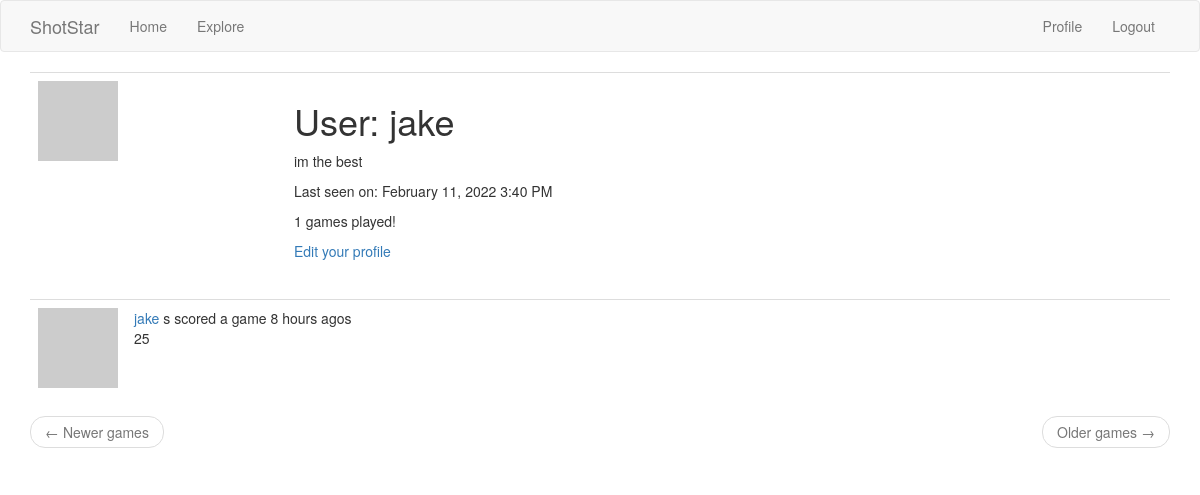
The page /user/jake (signed in) on the database its author committed.
### app/models.py (models this page shows, shortened)
class User(db.Model, UserMixin):
    id = db.Column(db.Integer, primary_key=True)
    username = db.Column(db.String(64), index=True, unique=True)
    email = db.Column(db.String(120), index=True, unique=True)
    password_hash = db.Column(db.String(128))
    games_played = db.relationship('Game', backref='owner', lazy='dynamic')
    about_me = db.Column(db.String(140))
    last_seen = db.Column(db.DateTime, default=datetime.utcnow)
    def avatar(self, size):
        digest = md5(self.email.lower().encode('utf-8')).hexdigest()
        return 'https://www.gravatar.com/avatar/{}?d=identicon&s={}'.format(
            digest, size)

class Game(db.Model):
    id = db.Column(db.Integer, primary_key=True)
    score = db.Column(db.Integer)
    date_played = db.Column(db.Date, index=True)
    timestamp = db.Column(db.DateTime, index=True, default=datetime.utcnow)
    user_id = db.Column(db.Integer, db.ForeignKey('user.id'))

### app/main/routes.py (the view)
@bp.route('/user/<username>')
@login_required
def user(username):
    user = User.query.filter_by(username=username).first_or_404()
    page = request.args.get('page', 1, type=int)
    games = user.games_played.order_by(Game.timestamp.desc()).paginate(page, current_app.config['GAMES_PER_PAGE'],
                                                                         False)
    next_url = url_for('main.user', username=user.username, game=games.next_num) if games.has_next else None
    prev_url = url_for('main.user', username=user.username, game=games.prev_num) if games.has_prev else None
    form = EmptyForm()
    return render_template('user.html', user=user, games=games.items, next_url=next_url, prev_url=prev_url, form=form)

### app/main/routes.py (called while the page is built)
@bp.before_app_request
def before_request():
    if current_user.is_authenticated:
        current_user.last_seen = datetime.utcnow()
        db.session.commit()

### app/models.py (called while the page is built)
@login.user_loader
def load_user(id):
    return User.query.get(int(id))

### app/templates/user.html
{% extends "base.html" %}
{% block app_content %}
    <table class="table table-hover">
        <tr>
            <td width="256px"><img src="{{ user.avatar(256) }}"></td>
            <td>
                <h1>User: {{ user.username }}</h1>
                {% if user.about_me %}<p>{{ user.about_me }}</p>{% endif %}
                {% if user.last_seen %}<p>Last seen on: {{ moment(user.last_seen).format('LLL') }}</p>{% endif %}
                <p>{{ user.games_played.count() }} games played!</p>
                {% if user == current_user %}
                <p><a href="{{ url_for('main.edit_profile') }}">Edit your profile</a></p>
                {% endif %}
            </td>
        </tr>
    </table>
    {% for game in games %}
        {% include '_game.html' %}
    {% endfor %}
    <nav aria-label="...">
        <ul class="pager">
            <li class="previous{% if not prev_url %} disabled{% endif %}">
                <a href="{{ prev_url or '#' }}">
                    <span aria-hidden="true">&larr;</span> Newer games
                </a>
            </li>
            <li class="next{% if not next_url %} disabled{% endif %}">
                <a href="{{ next_url or '#' }}">
                    Older games <span aria-hidden="true">&rarr;</span>
                </a>
            </li>
        </ul>
    </nav>
{% endblock %}

### app/templates/base.html (shortened to what this page needs)
{% extends 'bootstrap/base.html' %}
{% block navbar %}
    <nav class="navbar navbar-default">
        <div class="container">
            <div class="navbar-header">
                <a class="navbar-brand" href="{{ url_for('main.index') }}">ShotStar</a>
            </div>
            <div class="collapse navbar-collapse" id="bs-example-navbar-collapse-1">
                <ul class="nav navbar-nav">
                    <li><a href="{{ url_for('main.index') }}">{{ 'Home' }}</a></li>
                    <li><a href="{{ url_for('main.explore') }}">{{ 'Explore' }}</a></li>
                </ul>
                <ul class="nav navbar-nav navbar-right">
                    {% if current_user.is_anonymous %}
                    <li><a href="{{ url_for('auth.login') }}">{{ 'Login' }}</a></li>
                    {% else %}
                    <li><a href="{{ url_for('main.user', username=current_user.username) }}">{{ 'Profile' }}</a></li>
                    <li><a href="{{ url_for('auth.logout') }}">{{ 'Logout' }}</a></li>
                    {% endif %}
                </ul>
            </div>
        </div>
    </nav>
{% endblock %}
{% block content %}
    <div class="container">
        {% block app_content %}{% endblock %}
    </div>
{% endblock %}

### app/templates/_game.html (shortened to what this page needs)
<table class="table table-hover">
    <tr>
        <td width="70px">
            <a href="{{ url_for('main.user', username=game.owner.username) }}">
                <img src="{{ game.owner.avatar(70) }}"/>
            </a>
        </td>
        <td>
            {{ user_link }}s scored a game {{ moment(game.timestamp).fromNow() }}s
            <br>
            <span id="game{{ game.id }}">{{ game.score }}</span>
        </td>
    </tr>
</table>

### rows shown on the page
User: username "jake", about_me "im the best", last_seen "February 11, 2022 3:40 PM"
Game: user_link "jake", timestamp "8 hours ago", score "25"

### other values the page prints
{{ 'Home' }} "Home"
{{ 'Explore' }} "Explore"
{{ 'Profile' }} "Profile"
{{ 'Logout' }} "Logout"
{{ user.games_played.count() }} "1"
